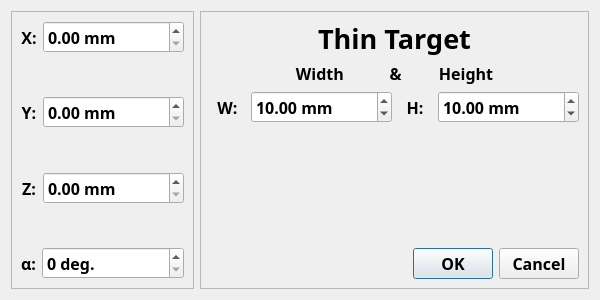
<?xml version="1.0" encoding="UTF-8"?>
<ui version="4.0">
 <class>TargetWindow</class>
 <widget class="QDialog" name="TargetWindow">
  <property name="geometry">
   <rect>
    <x>0</x>
    <y>0</y>
    <width>600</width>
    <height>300</height>
   </rect>
  </property>
  <property name="minimumSize">
   <size>
    <width>600</width>
    <height>300</height>
   </size>
  </property>
  <property name="maximumSize">
   <size>
    <width>800</width>
    <height>450</height>
   </size>
  </property>
  <property name="font">
   <font>
    <family>Bahnschrift SemiBold</family>
    <pointsize>12</pointsize>
    <weight>75</weight>
    <bold>true</bold>
   </font>
  </property>
  <property name="windowTitle">
   <string>Target Settings</string>
  </property>
  <layout class="QHBoxLayout" name="horizontalLayout">
   <item>
    <widget class="QFrame" name="coordiantes_layout">
     <property name="frameShape">
      <enum>QFrame::StyledPanel</enum>
     </property>
     <property name="frameShadow">
      <enum>QFrame::Raised</enum>
     </property>
     <layout class="QVBoxLayout" name="verticalLayout">
      <item>
       <layout class="QHBoxLayout" name="xcoord_layout">
        <item>
         <widget class="QLabel" name="xcoord_label">
          <property name="maximumSize">
           <size>
            <width>16777215</width>
            <height>40</height>
           </size>
          </property>
          <property name="text">
           <string>X:</string>
          </property>
          <property name="alignment">
           <set>Qt::AlignCenter</set>
          </property>
         </widget>
        </item>
        <item>
         <widget class="QDoubleSpinBox" name="xcoord_box">
          <property name="suffix">
           <string> mm</string>
          </property>
          <property name="maximum">
           <double>999999999.000000000000000</double>
          </property>
          <property name="singleStep">
           <double>0.100000000000000</double>
          </property>
         </widget>
        </item>
       </layout>
      </item>
      <item>
       <spacer name="verticalSpacer_2">
        <property name="orientation">
         <enum>Qt::Vertical</enum>
        </property>
        <property name="sizeHint" stdset="0">
         <size>
          <width>20</width>
          <height>40</height>
         </size>
        </property>
       </spacer>
      </item>
      <item>
       <layout class="QHBoxLayout" name="ycoord_layout">
        <item>
         <widget class="QLabel" name="ycoord_label">
          <property name="maximumSize">
           <size>
            <width>16777215</width>
            <height>40</height>
           </size>
          </property>
          <property name="text">
           <string>Y:</string>
          </property>
          <property name="alignment">
           <set>Qt::AlignCenter</set>
          </property>
         </widget>
        </item>
        <item>
         <widget class="QDoubleSpinBox" name="ycoord_box">
          <property name="suffix">
           <string> mm</string>
          </property>
          <property name="maximum">
           <double>999999999.000000000000000</double>
          </property>
          <property name="singleStep">
           <double>0.100000000000000</double>
          </property>
         </widget>
        </item>
       </layout>
      </item>
      <item>
       <spacer name="verticalSpacer_3">
        <property name="orientation">
         <enum>Qt::Vertical</enum>
        </property>
        <property name="sizeHint" stdset="0">
         <size>
          <width>20</width>
          <height>40</height>
         </size>
        </property>
       </spacer>
      </item>
      <item>
       <layout class="QHBoxLayout" name="zcoord_layout">
        <item>
         <widget class="QLabel" name="zcoord_label">
          <property name="maximumSize">
           <size>
            <width>16777215</width>
            <height>40</height>
           </size>
          </property>
          <property name="text">
           <string>Z:</string>
          </property>
          <property name="alignment">
           <set>Qt::AlignCenter</set>
          </property>
         </widget>
        </item>
        <item>
         <widget class="QDoubleSpinBox" name="zcoord_box">
          <property name="suffix">
           <string> mm</string>
          </property>
          <property name="maximum">
           <double>999999999.000000000000000</double>
          </property>
          <property name="singleStep">
           <double>0.100000000000000</double>
          </property>
         </widget>
        </item>
       </layout>
      </item>
      <item>
       <spacer name="verticalSpacer_4">
        <property name="orientation">
         <enum>Qt::Vertical</enum>
        </property>
        <property name="sizeHint" stdset="0">
         <size>
          <width>20</width>
          <height>40</height>
         </size>
        </property>
       </spacer>
      </item>
      <item>
       <layout class="QHBoxLayout" name="angle_layout">
        <item>
         <widget class="QLabel" name="angle_label">
          <property name="maximumSize">
           <size>
            <width>15</width>
            <height>40</height>
           </size>
          </property>
          <property name="text">
           <string>α:</string>
          </property>
          <property name="alignment">
           <set>Qt::AlignCenter</set>
          </property>
         </widget>
        </item>
        <item>
         <widget class="QDoubleSpinBox" name="angle_box">
          <property name="accelerated">
           <bool>true</bool>
          </property>
          <property name="suffix">
           <string> deg.</string>
          </property>
          <property name="decimals">
           <number>0</number>
          </property>
          <property name="maximum">
           <double>360.000000000000000</double>
          </property>
          <property name="singleStep">
           <double>45.000000000000000</double>
          </property>
         </widget>
        </item>
       </layout>
      </item>
     </layout>
    </widget>
   </item>
   <item>
    <widget class="QFrame" name="info_layout">
     <property name="frameShape">
      <enum>QFrame::StyledPanel</enum>
     </property>
     <property name="frameShadow">
      <enum>QFrame::Raised</enum>
     </property>
     <layout class="QVBoxLayout" name="verticalLayout_2">
      <item>
       <widget class="QLabel" name="info_label">
        <property name="maximumSize">
         <size>
          <width>16777215</width>
          <height>35</height>
         </size>
        </property>
        <property name="font">
         <font>
          <pointsize>20</pointsize>
         </font>
        </property>
        <property name="text">
         <string>Thin Target</string>
        </property>
        <property name="alignment">
         <set>Qt::AlignCenter</set>
        </property>
       </widget>
      </item>
      <item>
       <widget class="QLabel" name="properties_label">
        <property name="text">
         <string>Width           &amp;         Height</string>
        </property>
        <property name="alignment">
         <set>Qt::AlignCenter</set>
        </property>
       </widget>
      </item>
      <item>
       <layout class="QHBoxLayout" name="properties_layout">
        <item>
         <layout class="QHBoxLayout" name="width_layout">
          <item>
           <widget class="QLabel" name="width_label">
            <property name="maximumSize">
             <size>
              <width>16777215</width>
              <height>40</height>
             </size>
            </property>
            <property name="text">
             <string>W:</string>
            </property>
            <property name="alignment">
             <set>Qt::AlignCenter</set>
            </property>
           </widget>
          </item>
          <item>
           <widget class="QDoubleSpinBox" name="width_box">
            <property name="suffix">
             <string> mm</string>
            </property>
            <property name="maximum">
             <double>999999999.000000000000000</double>
            </property>
            <property name="singleStep">
             <double>0.100000000000000</double>
            </property>
            <property name="value">
             <double>10.000000000000000</double>
            </property>
           </widget>
          </item>
         </layout>
        </item>
        <item>
         <layout class="QHBoxLayout" name="height_layout">
          <item>
           <widget class="QLabel" name="height_label">
            <property name="maximumSize">
             <size>
              <width>16777215</width>
              <height>40</height>
             </size>
            </property>
            <property name="text">
             <string>H:</string>
            </property>
            <property name="alignment">
             <set>Qt::AlignCenter</set>
            </property>
           </widget>
          </item>
          <item>
           <widget class="QDoubleSpinBox" name="height_box">
            <property name="suffix">
             <string> mm</string>
            </property>
            <property name="maximum">
             <double>999999999.000000000000000</double>
            </property>
            <property name="singleStep">
             <double>0.100000000000000</double>
            </property>
            <property name="value">
             <double>10.000000000000000</double>
            </property>
           </widget>
          </item>
         </layout>
        </item>
       </layout>
      </item>
      <item>
       <spacer name="verticalSpacer_0">
        <property name="orientation">
         <enum>Qt::Vertical</enum>
        </property>
        <property name="sizeHint" stdset="0">
         <size>
          <width>20</width>
          <height>40</height>
         </size>
        </property>
       </spacer>
      </item>
      <item>
       <widget class="QDialogButtonBox" name="okbutton">
        <property name="maximumSize">
         <size>
          <width>16777215</width>
          <height>50</height>
         </size>
        </property>
        <property name="standardButtons">
         <set>QDialogButtonBox::Cancel|QDialogButtonBox::Ok</set>
        </property>
       </widget>
      </item>
     </layout>
    </widget>
   </item>
  </layout>
 </widget>
 <resources/>
 <connections/>
</ui>
